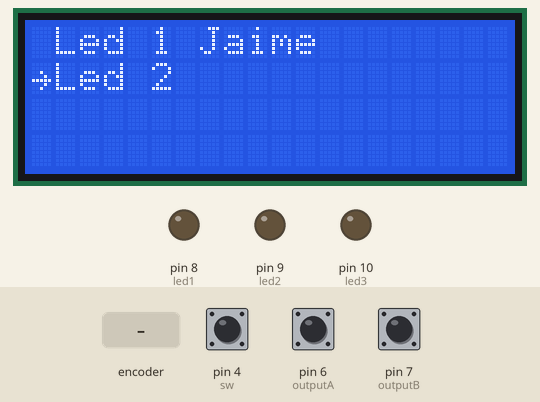
Bench run of a sketch on a simulated Arduino Uno, built with avr-gcc and run on an emulated ATmega328P. Parts: 20×4 character LCD, output pins drawn as LEDs (lit = HIGH). The inputs (shaded band) are chosen by the test bench; at power-on: pin 4 (sw) HIGH, pin 6 (outputA) HIGH, pin 7 (outputB) HIGH.

Above: at 1.3 s.
1.4 s: rotary encoder on pin 6 (outputA) / pin 7 (outputB) turned 3 steps (first pin leading)
At 2.5 s:
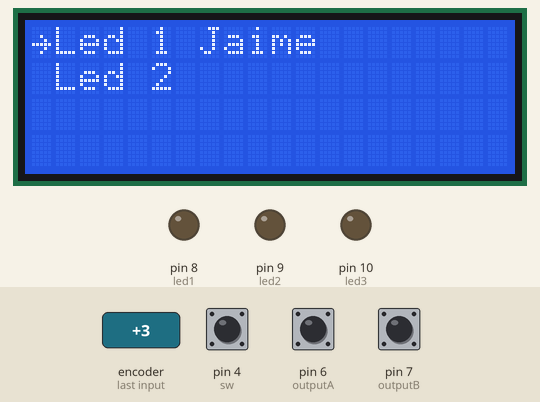
3.5 s: pin 4 (sw) pulled LOW for 1 s
At 4.4 s:
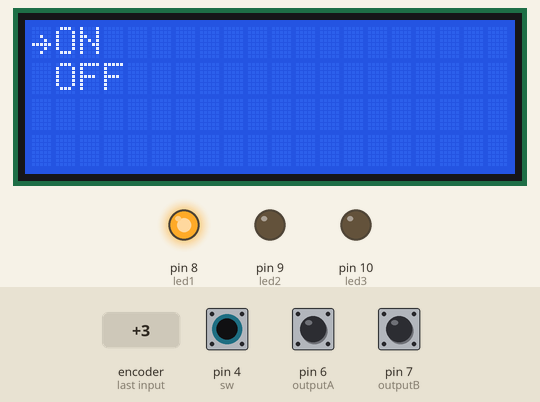
6.0 s: rotary encoder on pin 6 (outputA) / pin 7 (outputB) turned 1 step (first pin leading)
At 6.4 s:
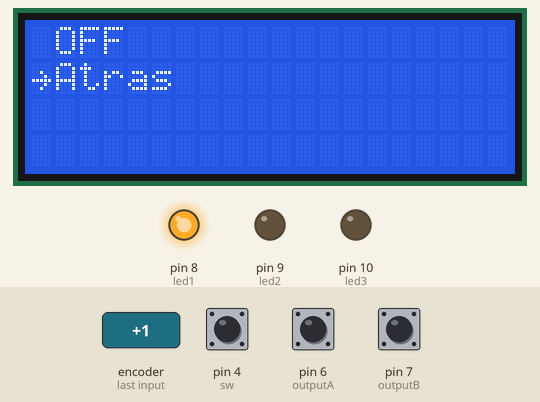
7.7 s: rotary encoder on pin 6 (outputA) / pin 7 (outputB) turned 1 step (first pin leading)
At 7.73 s:
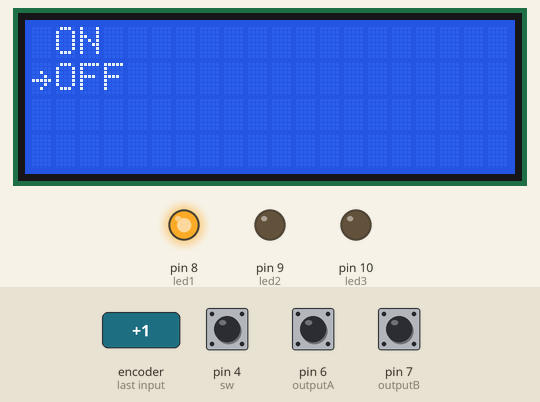
Timing chart, 0 to 10.4 s (numbered marks = the images above; inputs shaded):
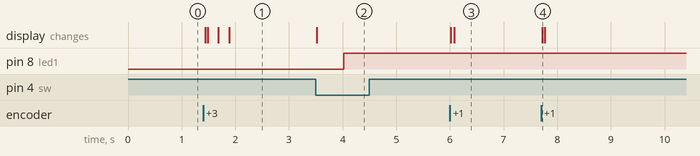

The sketch:

menu_desde_0.ino
```cpp
#include <Wire.h>
#include <LiquidCrystal_I2C.h>
#include <LiquidMenu.h>

LiquidCrystal_I2C lcd(0x27, 20, 4);

//ENCODER
#define outputA 6
#define outputB 7
#define sw 4

int aState;
int aLastState;

//LEDS
#define led1 8
#define led2 9
#define led3 10


int led_seleccionado = 0;

LiquidLine linea1(1, 0, "Led 1 Jaime"); // LA POSICIÒN CERO ES PARA LA FLECHA
LiquidLine linea2(1, 1, "Led 2");
LiquidLine linea3(1, 0, "Led 3");
LiquidLine linea4(1, 1, "Todos");
LiquidScreen pantalla1(linea1,linea2,linea3,linea4);

LiquidLine linea1_2(1, 0, "ON");
LiquidLine linea2_2(1, 1, "OFF");
LiquidLine linea3_2(1, 0, "Atras");
LiquidScreen pantalla2(linea1_2,linea2_2,linea3_2);

LiquidMenu menu(lcd,pantalla1,pantalla2);

void setup() {

  pinMode(led1,OUTPUT);
  pinMode(led2,OUTPUT);
  pinMode(led3,OUTPUT);

  pinMode(sw,INPUT_PULLUP);

  lcd.init();
  //lcd.begin(20, 4);
  lcd.backlight();


  menu.init();

  linea1.set_focusPosition(Position::LEFT);
  linea2.set_focusPosition(Position::LEFT);
  linea3.set_focusPosition(Position::LEFT);
  linea4.set_focusPosition(Position::LEFT);

  linea1.attach_function(1, fn_led1);
  linea2.attach_function(1, fn_led2);
  linea3.attach_function(1, fn_led3);
  linea4.attach_function(1, fn_todos);

  menu.add_screen(pantalla1);


  linea1_2.set_focusPosition(Position::LEFT);
  linea2_2.set_focusPosition(Position::LEFT);
  linea3_2.set_focusPosition(Position::LEFT);

  linea1_2.attach_function(1, fn_on);
  linea2_2.attach_function(1, fn_off);
  linea3_2.attach_function(1, fn_atras);

  menu.add_screen(pantalla2);

  pantalla1.set_displayLineCount(2);
  pantalla2.set_displayLineCount(2);

  menu.set_focusedLine(0);

  menu.update();

}

void loop() {

  selectOption();

  aState = digitalRead(outputA);
    if (aState != aLastState){
      if (digitalRead(outputB) != aState) {
        menu.switch_focus(false);
      } else {
        menu.switch_focus(true);
      }
      menu.update();
      aLastState = aState;
  }

}


//Funciones:::::
void selectOption(){
  if(digitalRead(sw) == LOW){
      menu.call_function(1);
      delay(500);
  }
}

void fn_led1(){
  menu.change_screen(2);
  menu.set_focusedLine(0);
  led_seleccionado = 1;
}

void fn_led2(){
  menu.change_screen(2);
  menu.set_focusedLine(0);
  led_seleccionado = 2;
}


void fn_led3(){
  menu.change_screen(2);
  menu.set_focusedLine(0);
  led_seleccionado = 3;
}


void fn_todos(){
  menu.change_screen(2);
  menu.set_focusedLine(0);
  led_seleccionado = 0;
}


void fn_on(){

  switch(led_seleccionado){
    case 1:
      digitalWrite(led1,HIGH);
      break;
    case 2:
      digitalWrite(led2,HIGH);
      break;
    case 3:
      digitalWrite(led3,HIGH);
      break;
    case 0:
      digitalWrite(led1,HIGH);
      digitalWrite(led2,HIGH);
      digitalWrite(led3,HIGH);
      break;
  }

}


void fn_off(){
  switch(led_seleccionado){
    case 1:
      digitalWrite(led1,LOW);
      break;
    case 2:
      digitalWrite(led2,LOW);
      break;
    case 3:
      digitalWrite(led3,LOW);
      break;
    case 0:
      digitalWrite(led1,LOW);
      digitalWrite(led2,LOW);
      digitalWrite(led3,LOW);
      break;
  }
}

void fn_atras(){
  menu.change_screen(1);
  menu.set_focusedLine(0);
}
```

Measured:
- after the input at 1.4 s, the display: changes at once (image 1)
- after the input at 3.5 s, pin 8 (led1): LOW → HIGH after 0.52 s; the display: changes at once (image 2)
- after the input at 6.0 s, the display: first changes at once (image 3 shows a later state)
- after the input at 7.7 s, the display: changes at once (image 4)
